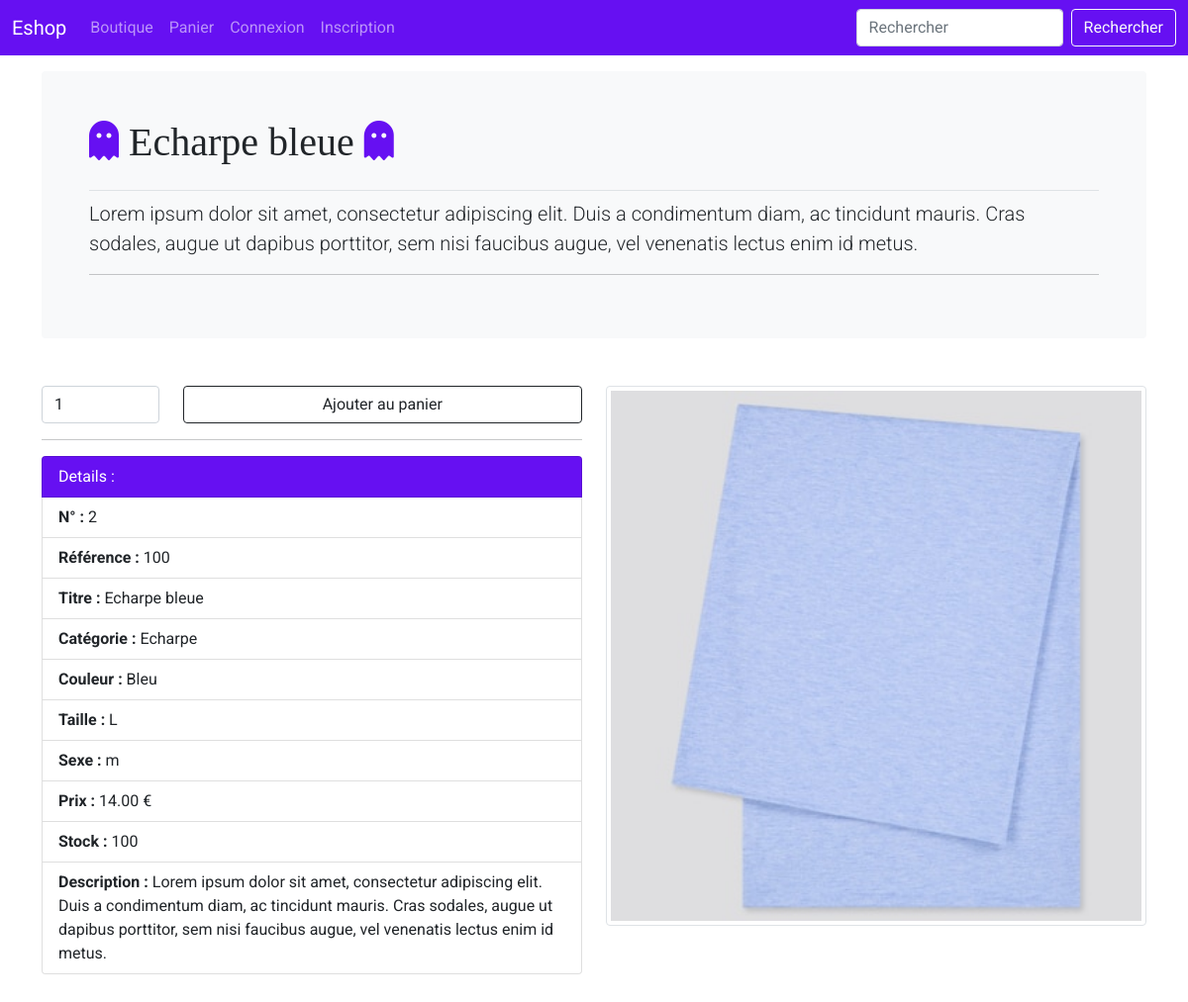
Page /fiche_article.php?id_article=2 on the committed database.
### tables this page shows
CREATE TABLE IF NOT EXISTS `article` (
  `id_article` int(5) NOT NULL AUTO_INCREMENT,
  `reference` varchar(255) NOT NULL,
  `categorie` varchar(255) NOT NULL,
  `titre` varchar(255) NOT NULL,
  `description` text NOT NULL,
  `couleur` varchar(255) NOT NULL,
  `taille` varchar(255) NOT NULL,
  `sexe` enum('m','f') NOT NULL,
  `photo` varchar(255) NOT NULL,
  `prix` double(7,2) NOT NULL,
  `stock` int(4) NOT NULL,
  PRIMARY KEY (`id_article`),
  UNIQUE KEY `reference` (`reference`)
);

### fiche_article.php (the view, shortened to what this page needs)
<?php
include 'inc/init.inc.php';
if (isset($_GET['id_article'])) {
    $recup_article = $pdo->prepare("SELECT * FROM article WHERE id_article = :id_article");
    $recup_article->bindParam(':id_article', $_GET['id_article'], PDO::PARAM_STR);
    $recup_article->execute();
} else {
    header('location:index.php');
}
$infos_article = $recup_article->fetch(PDO::FETCH_ASSOC);
include 'inc/header.inc.php';
include 'inc/nav.inc.php';
?>
<main class="container">
    <div class="bg-light p-5 rounded">
        <h1 class="pb-4 border-bottom"><i class="fas fa-ghost couleur_icone"></i> <?php echo $infos_article['titre']; ?> <i class="fas fa-ghost couleur_icone"></i></h1>
        <p class="lead"><?php echo $infos_article['description']; ?></p>
        <?php echo $msg . '<hr>';  ?>
    </div>
    <div class="row">
        <div class="col-sm-6 mt-5">
            <?php if($infos_article['stock'] == 0) { ?>
            <p class="alert alert-danger">Rupture de stock pour cet article</p>
            <?php } else { ?>
            <form method="post" action="panier.php">
                <div class="row">
                    <div class="col-3">
                        <select name="quantite" class="form-control">
                        <?php
                            for($i = 1; $i <= $infos_article['stock'] && $i <= 5; $i++) {
                                echo '<option>' . $i . '</option>';
                            }
                        ?>
                        </select>
                    </div>
                    <div class="col-9">
                        <input type="submit" name="ajouter_panier" value="Ajouter au panier" class="btn btn-outline-dark w-100">
                    </div>
                </div>
            </form>
            <?php }  ?>
            <hr>
            <ul class="list-group">
                <li class="list-group-item bg-indigo text-white" aria-current="true">Details :</li>
                <li class="list-group-item"><b>N° :</b> <?php echo $infos_article['id_article']; ?> </li>
                <li class="list-group-item"><b>Référence :</b> <?php echo $infos_article['reference']; ?> </li>
                <li class="list-group-item"><b>Titre :</b> <?php echo $infos_article['titre']; ?> </li>
                <li class="list-group-item"><b>Catégorie :</b> <?php echo $infos_article['categorie']; ?> </li>
                <li class="list-group-item"><b>Couleur :</b> <?php echo $infos_article['couleur']; ?> </li>
                <li class="list-group-item"><b>Taille :</b> <?php echo $infos_article['taille']; ?> </li>
                <li class="list-group-item"><b>Sexe :</b> <?php echo $infos_article['sexe']; ?> </li>
                <li class="list-group-item"><b>Prix :</b> <?php echo $infos_article['prix']; ?> € </li>
                <li class="list-group-item"><b>Stock :</b> <?php echo $infos_article['stock']; ?> </li>
                <li class="list-group-item"><b>Description :</b> <?php echo $infos_article['description']; ?> </li>
            </ul>
        </div>
        <div class="col-sm-6 mt-5">
            <img src="<?php echo URL . 'assets/img_articles/' . $infos_article['photo']; ?>" alt="Image de l'article : <?php echo $infos_article['titre']; ?>" class="img-thumbnail w-100">
        </div>
    </div>
</main>
<?php
include 'inc/footer.inc.php';

### assets/css/style.css (style rules this page uses)
body { min-height: 75rem; padding-top: 4.5rem; }
* { font-family: 'Roboto', sans-serif; }
h1, h2, h3, h4, h5, h6 { font-family: 'Playfair Display', serif; }
.couleur_icone { color: #6610f2; }
.bg-indigo { background-color: #6610f2; }

### rows in the picture
article: titre "Echarpe bleue", description "Lorem ipsum dolor sit amet, consectetur adipiscing elit. Duis a condimentum diam, ac tincidunt mauris. Cras sodales, augue ut dapibus porttitor, sem nisi faucibus augue, vel venenatis lectus enim id metus.", id_article "2", reference "100", categorie "Echarpe", couleur "Bleu", taille "L", sexe "m", prix "14.00", stock "100", photo (picture)

### other values in the picture
form field quantite "1"
